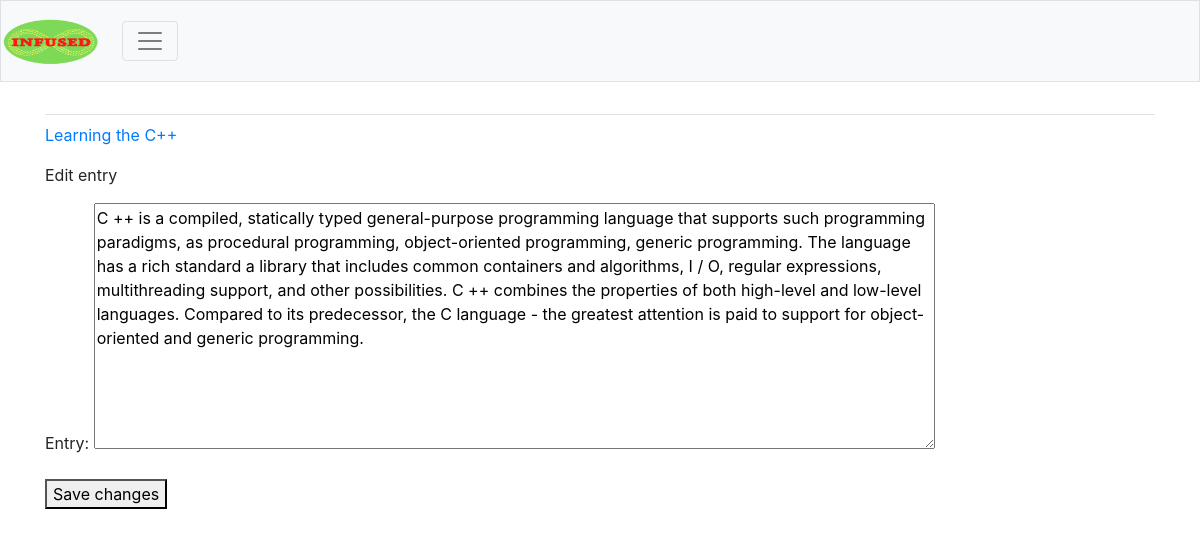
The page /edit_entry/2/ (signed in) on the database its author committed.
### infused/models.py (models this page shows, shortened)
class Channel(models.Model):
    text = models.CharField(max_length=200)
    date_added = models.DateTimeField(auto_now_add=True)
    owner = models.ForeignKey(User, on_delete=models.CASCADE)
    def __str__(self):
        return self.text

class Entry(models.Model):
    channel = models.ForeignKey(Channel, on_delete=models.CASCADE)
    text = models.TextField()
    date_added = models.DateTimeField(auto_now_add=True)
    class Meta:
        verbose_name_plural = 'entries'

### infused/views.py (the view)
# urls.py: path('edit_entry/<int:entry_id>/', views.edit_entry, name='edit_entry'),
@login_required()
def edit_entry(request, entry_id):
    entry = Entry.objects.get(id=entry_id)
    channel = entry.channel
    if channel.owner != request.user:
        raise Http404
    if request.method != 'POST':
        form = EntryForm(instance=entry)
    else:
        form = EntryForm(instance=entry, data=request.POST)
        if form.is_valid():
            form.save()
            return redirect('infused:channel', channel_id=channel.id)
    context = {'entry': entry, 'channel': channel, 'form': form}
    return render(request, 'infused/edit_entry.html', context)

### infused/forms.py
class EntryForm(forms.ModelForm):
    class Meta:
        model = Entry
        fields = ['text']
        labels = {'text': 'Entry:'}
        widgets = {'text': forms.Textarea(attrs={'cols': 80})}

### infused/templates/infused/edit_entry.html (shortened to what this page needs)
{% extends "infused/base.html" %}
{% block content %}
    <p><a href="{% url 'infused:channel' channel.id %}">{{ channel }}</a></p>
    <p>Edit entry</p>
    <form action="{% url 'infused:edit_entry' entry.id %}" method='post'>
        {{form.as_p}}
        <button name="submit">Save changes</button>
    </form>
{% endblock content %}

### rows shown on the page
Channel: text "Learning the С++"
Entry: text "C ++ is a compiled, statically typed general-purpose programming language that supports such programming paradigms, as procedural programming, object-oriented programming, generic programming. The language has a rich standard a library that includes common containers and algorithms, I / O, regular expressions, multithreading support, and other possibilities. C ++ combines the properties of both high-level and low-level languages. Compared to its predecessor, the C language - the greatest attention is paid to support for object-oriented and generic programming."
